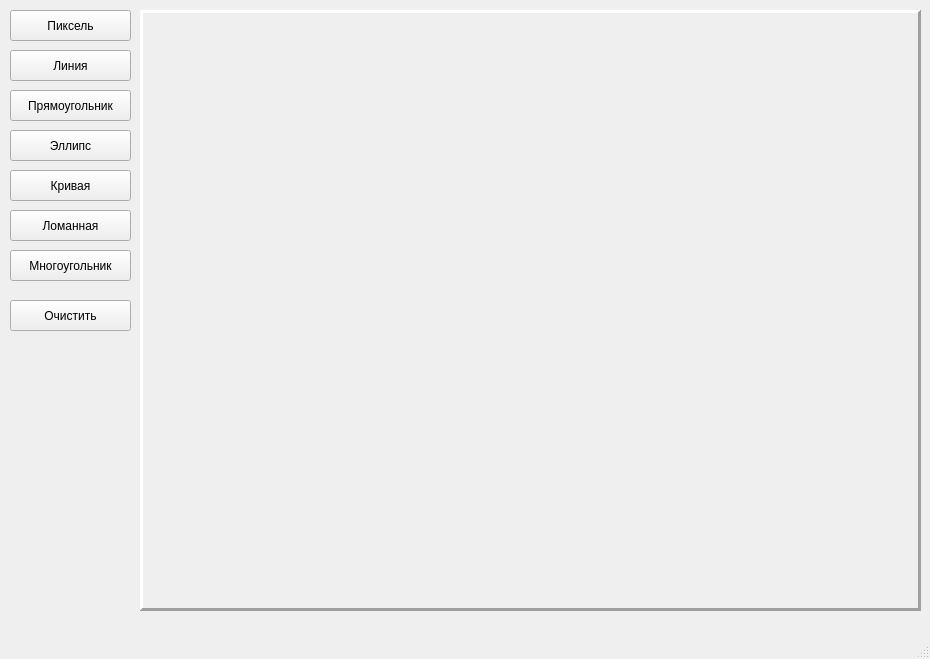
<?xml version="1.0" encoding="UTF-8"?>
<ui version="4.0">
 <class>MainWindow</class>
 <widget class="QMainWindow" name="MainWindow">
  <property name="geometry">
   <rect>
    <x>0</x>
    <y>0</y>
    <width>930</width>
    <height>659</height>
   </rect>
  </property>
  <property name="windowTitle">
   <string>MainWindow</string>
  </property>
  <widget class="QWidget" name="centralwidget">
   <widget class="QPushButton" name="pushButtonClear">
    <property name="geometry">
     <rect>
      <x>10</x>
      <y>300</y>
      <width>121</width>
      <height>31</height>
     </rect>
    </property>
    <property name="text">
     <string>Очистить</string>
    </property>
   </widget>
   <widget class="QFrame" name="frame">
    <property name="geometry">
     <rect>
      <x>140</x>
      <y>10</y>
      <width>781</width>
      <height>601</height>
     </rect>
    </property>
    <property name="frameShape">
     <enum>QFrame::Panel</enum>
    </property>
    <property name="frameShadow">
     <enum>QFrame::Raised</enum>
    </property>
    <property name="lineWidth">
     <number>3</number>
    </property>
    <widget class="canvas" name="widget" native="true">
     <property name="geometry">
      <rect>
       <x>10</x>
       <y>10</y>
       <width>761</width>
       <height>571</height>
      </rect>
     </property>
    </widget>
   </widget>
   <widget class="QPushButton" name="pushButtonPixel">
    <property name="geometry">
     <rect>
      <x>10</x>
      <y>10</y>
      <width>121</width>
      <height>31</height>
     </rect>
    </property>
    <property name="text">
     <string>Пиксель</string>
    </property>
   </widget>
   <widget class="QPushButton" name="pushButtonLine">
    <property name="geometry">
     <rect>
      <x>10</x>
      <y>50</y>
      <width>121</width>
      <height>31</height>
     </rect>
    </property>
    <property name="text">
     <string>Линия</string>
    </property>
   </widget>
   <widget class="QPushButton" name="pushButtonRect">
    <property name="geometry">
     <rect>
      <x>10</x>
      <y>90</y>
      <width>121</width>
      <height>31</height>
     </rect>
    </property>
    <property name="text">
     <string>Прямоугольник</string>
    </property>
   </widget>
   <widget class="QPushButton" name="pushButtonEllips">
    <property name="geometry">
     <rect>
      <x>10</x>
      <y>130</y>
      <width>121</width>
      <height>31</height>
     </rect>
    </property>
    <property name="text">
     <string>Эллипс</string>
    </property>
   </widget>
   <widget class="QPushButton" name="pushButtonCurve">
    <property name="geometry">
     <rect>
      <x>10</x>
      <y>210</y>
      <width>121</width>
      <height>31</height>
     </rect>
    </property>
    <property name="text">
     <string>Ломанная</string>
    </property>
   </widget>
   <widget class="QPushButton" name="pushButtonPolygon">
    <property name="geometry">
     <rect>
      <x>10</x>
      <y>250</y>
      <width>121</width>
      <height>31</height>
     </rect>
    </property>
    <property name="text">
     <string>Многоугольник</string>
    </property>
   </widget>
   <widget class="QPushButton" name="pushButtonArc">
    <property name="geometry">
     <rect>
      <x>10</x>
      <y>170</y>
      <width>121</width>
      <height>31</height>
     </rect>
    </property>
    <property name="text">
     <string>Кривая</string>
    </property>
   </widget>
  </widget>
  <widget class="QMenuBar" name="menubar">
   <property name="geometry">
    <rect>
     <x>0</x>
     <y>0</y>
     <width>930</width>
     <height>21</height>
    </rect>
   </property>
  </widget>
  <widget class="QStatusBar" name="statusbar"/>
 </widget>
 <customwidgets>
  <customwidget>
   <class>canvas</class>
   <extends>QWidget</extends>
   <header location="global">canvas.h</header>
   <container>1</container>
  </customwidget>
 </customwidgets>
 <tabstops>
  <tabstop>pushButtonPixel</tabstop>
  <tabstop>pushButtonLine</tabstop>
  <tabstop>pushButtonRect</tabstop>
  <tabstop>pushButtonEllips</tabstop>
  <tabstop>pushButtonArc</tabstop>
  <tabstop>pushButtonCurve</tabstop>
  <tabstop>pushButtonPolygon</tabstop>
  <tabstop>pushButtonClear</tabstop>
 </tabstops>
 <resources/>
 <connections/>
</ui>
